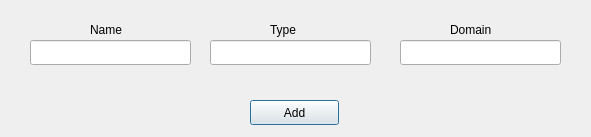
<?xml version="1.0" encoding="UTF-8"?>
<ui version="4.0">
 <class>Dialog_Add_Property</class>
 <widget class="QDialog" name="Dialog_Add_Property">
  <property name="geometry">
   <rect>
    <x>0</x>
    <y>0</y>
    <width>591</width>
    <height>137</height>
   </rect>
  </property>
  <property name="windowTitle">
   <string>Dialog</string>
  </property>
  <widget class="QLabel" name="label">
   <property name="geometry">
    <rect>
     <x>90</x>
     <y>20</y>
     <width>101</width>
     <height>20</height>
    </rect>
   </property>
   <property name="text">
    <string>Name</string>
   </property>
  </widget>
  <widget class="QPushButton" name="pushButton">
   <property name="geometry">
    <rect>
     <x>250</x>
     <y>100</y>
     <width>89</width>
     <height>25</height>
    </rect>
   </property>
   <property name="text">
    <string>Add</string>
   </property>
  </widget>
  <widget class="QLineEdit" name="add_name">
   <property name="geometry">
    <rect>
     <x>30</x>
     <y>40</y>
     <width>161</width>
     <height>25</height>
    </rect>
   </property>
  </widget>
  <widget class="QLabel" name="label_3">
   <property name="geometry">
    <rect>
     <x>450</x>
     <y>20</y>
     <width>101</width>
     <height>20</height>
    </rect>
   </property>
   <property name="text">
    <string>Domain</string>
   </property>
  </widget>
  <widget class="QLineEdit" name="add_domain">
   <property name="geometry">
    <rect>
     <x>400</x>
     <y>40</y>
     <width>161</width>
     <height>25</height>
    </rect>
   </property>
  </widget>
  <widget class="QLabel" name="label_2">
   <property name="geometry">
    <rect>
     <x>270</x>
     <y>20</y>
     <width>101</width>
     <height>20</height>
    </rect>
   </property>
   <property name="text">
    <string>Type</string>
   </property>
  </widget>
  <widget class="QLineEdit" name="add_type">
   <property name="geometry">
    <rect>
     <x>210</x>
     <y>40</y>
     <width>161</width>
     <height>25</height>
    </rect>
   </property>
  </widget>
 </widget>
 <resources/>
 <connections/>
</ui>
